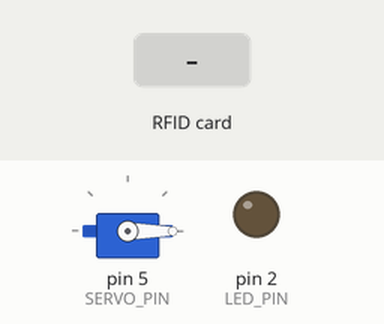
This sketch was run on a simulated Arduino Uno, built with avr-gcc and run on an emulated ATmega328P. Shown: servo, output pins drawn as LEDs (lit = HIGH). Dashed ring = blinking. Inputs (shaded band) come from the test bench. Pins used as bus, display or sensor lines are not drawn.

Above: at 1.2 s.
1.3 s: RFID card D4 9F 8C 79 held to the reader
At 1.7 s:
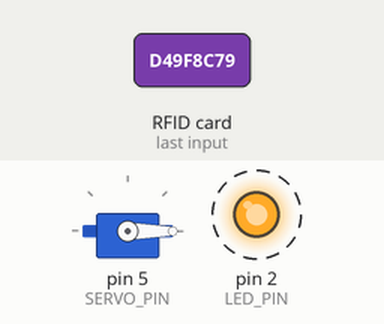
4.3 s: RFID card 46 D6 D4 25 held to the reader
At 6.8 s:
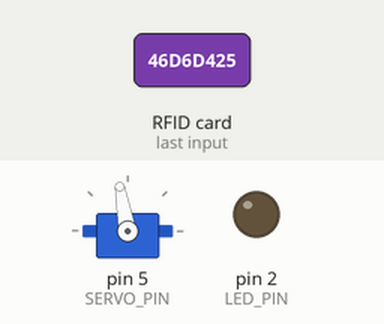
Timing chart, 0 to 12.8 s (numbered marks = the images above; inputs shaded):
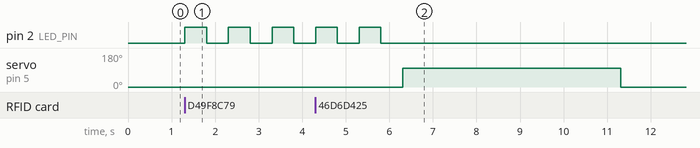

Measured:
- after the input at 1.3 s, pin 2 (LED_PIN): alternates HIGH for 0.50 s and LOW for 0.50 s, starting at once
- after the input at 4.3 s, servo on pin 5 (SERVO_PIN): 0° → 100° after 2.0 s, → 0° 5.0 s later

The sketch:

RFID-WITH-SERVO_LED.ino
```cpp
#include <SPI.h>
#include <MFRC522.h>
#include <Servo.h> // Include the Servo library

#define RST_PIN     9
#define SS_PIN      10
#define LED_PIN     2         // Define LED pin
#define SERVO_PIN   5 // Use a digital pin for the servo motor
MFRC522 mfrc522(SS_PIN, RST_PIN);
Servo servoMotor; // Create a Servo instance

byte targetUID1[] = {0x46, 0xD6, 0xD4, 0x25}; // For turning the servo motor
byte targetUID2[] = {0xD4, 0x9F, 0x8C, 0x79}; // For blinking LED

void setup() {
   pinMode(LED_PIN, OUTPUT);    // Set LED pin as output
  Serial.begin(9600);
  SPI.begin();
  mfrc522.PCD_Init();
  servoMotor.attach(SERVO_PIN); // Attach the servo motor to the specified pin
  servoMotor.write(0); // Initialize the servo motor position to 0 degrees
}

void loop() {

  if (mfrc522.PICC_IsNewCardPresent() && mfrc522.PICC_ReadCardSerial()) {

    if (compareUID(mfrc522.uid.uidByte, mfrc522.uid.size, targetUID1, sizeof(targetUID1))) {
      // If the scanned UID matches the target UID 1, rotate the servo motor
      servoMotor.write(100); // Rotate to 90 degrees
      delay(5000); // Wait for 5 seconds
      servoMotor.write(0); // Rotate back to 0 degrees
    }
else {
      // Blink the LED for any other RFID card
      for (int i = 0; i < 5; i++) {
        digitalWrite(LED_PIN, HIGH);
        delay(500); // LED ON for 0.5 seconds
        digitalWrite(LED_PIN, LOW);
        delay(500); // LED OFF for 0.5 seconds
      }
    }
    mfrc522.PICC_HaltA();
    mfrc522.PCD_StopCrypto1();
  }
}

bool compareUID(byte* uid1, byte uid1Size, byte* uid2, byte uid2Size) {
  if (uid1Size != uid2Size) {
    return false;
  }

  for (byte i = 0; i < uid1Size; i++) {
    if (uid1[i] != uid2[i]) {
      return false;
    }
  }

  return true;
}
```
